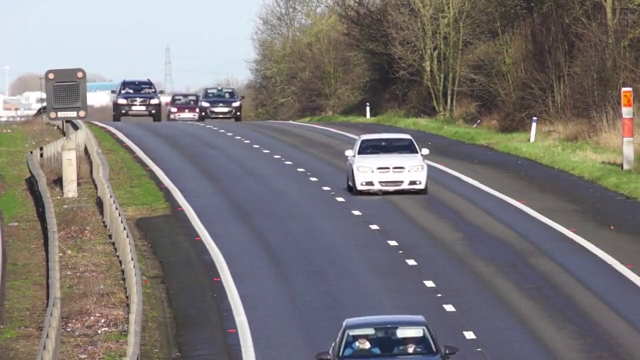
#> input picture frame 206 of video.mp4, 640 x 360 px
$ python SavingFrames.py
#> lines starting #> are read from the running program, lines starting #| are printed output that depends on the picture; after the words box and inside, x2 and y2 are one past the last pixel; in counts of white or black regions, pixels touching at a corner belong together
import cv2
import numpy as np

# Open Video
cap = cv2.VideoCapture("video.mp4")

# Randomly select 25 frames
frameIds = cap.get(cv2.CAP_PROP_FRAME_COUNT) * np.random.uniform(size=25)

# Store selected frames in an array
frames = []
for fid in frameIds:
    cap.set(cv2.CAP_PROP_POS_FRAMES, fid)
    ret, frame = cap.read()
    frames.append(frame)
#> this loop made 25 passes
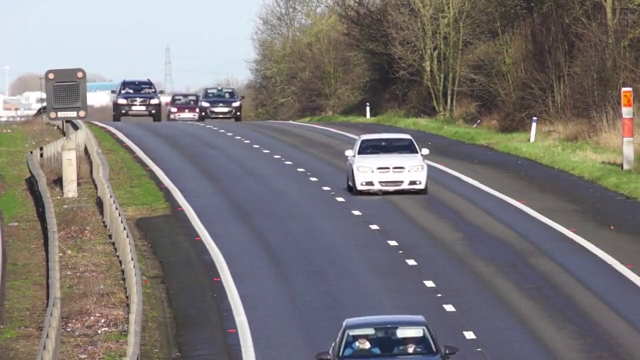
#> input picture frame 206 of video.mp4, 640 x 360 px
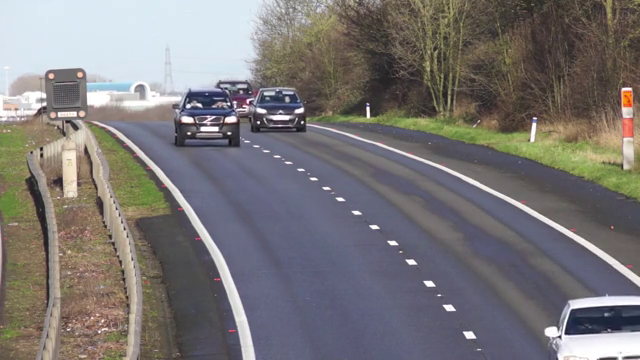
#> input picture frame 269 of video.mp4, 640 x 360 px
#> after the loop, frames = 25 items

# Calculate the median along the time axis
medianFrame = np.median(frames, axis=0).astype(dtype=np.uint8)
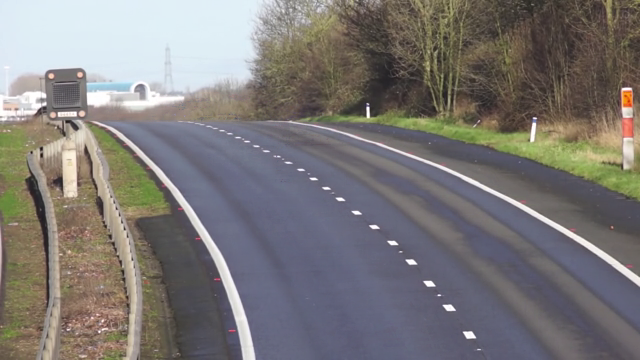
#> medianFrame: shape (360, 640, 3); mean of channels 0, 1, 2 119.5, 120.7, 124.3; drawn as B, G, R

# Reset frame number to 0
cap.set(cv2.CAP_PROP_POS_FRAMES, 0)

# Convert background to grayscale
grayMedianFrame = cv2.cvtColor(medianFrame, cv2.COLOR_BGR2GRAY)
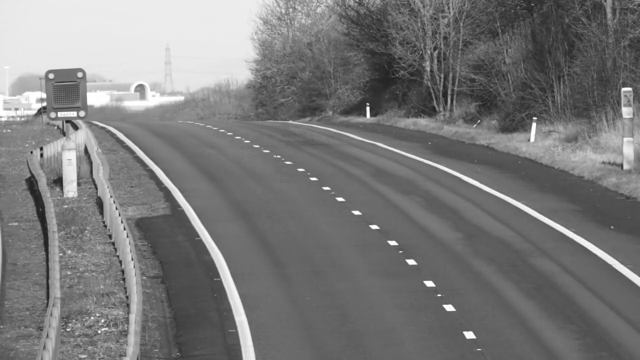
#> grayMedianFrame: shape (360, 640); min 22, max 255, mean 121.6

# Loop over all frames
ret = True
count = 0
while(True):

  # Read frame
  ret, frame = cap.read()
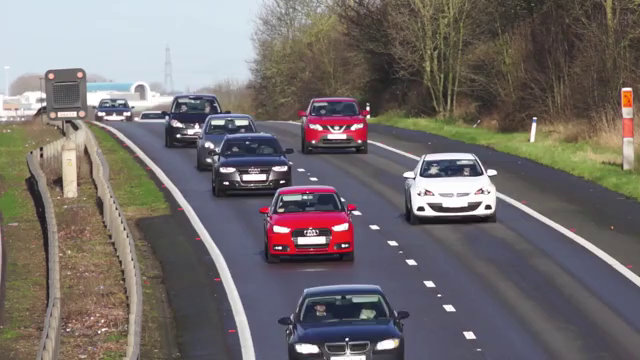
#> input picture frame 0 of video.mp4, 640 x 360 px
#> frame is the input picture: shape (360, 640, 3); mean B, G, R 109.1, 109.9, 116.5

  if ret:
    # Convert current frame to grayscale
    frame = cv2.cvtColor(frame, cv2.COLOR_BGR2GRAY)
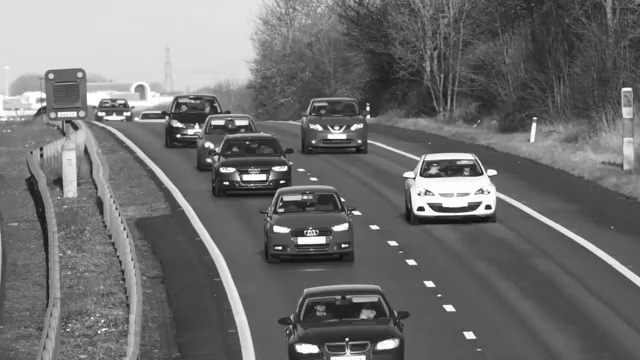
#> frame: shape (360, 640); min 11, max 255, mean 111.8
    # Calculate absolute difference of current frame and
    # the median frame
    dframe = cv2.absdiff(frame, grayMedianFrame)
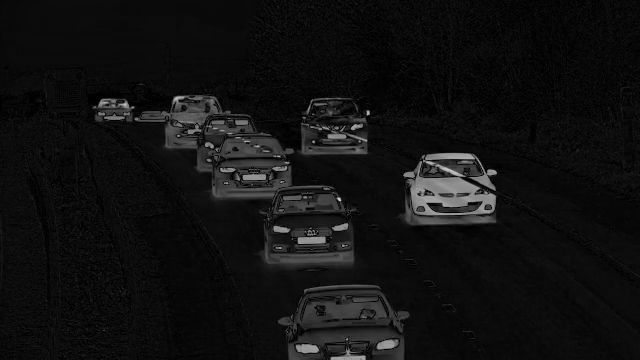
#> dframe: shape (360, 640); min 0, max 211, mean 17
    # Treshold to binarize
    th, dframe = cv2.threshold(dframe, 30, 255, cv2.THRESH_BINARY)
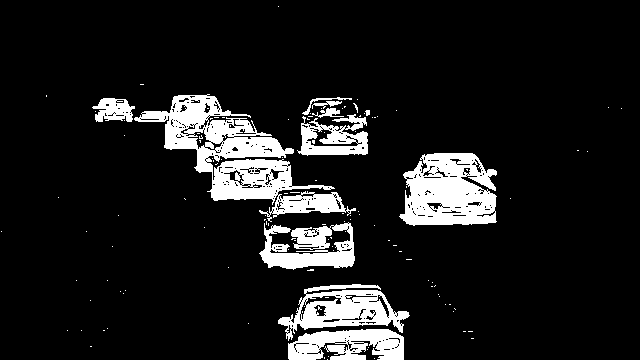
#> dframe: shape (360, 640); 11.1% white; 126 white regions (115 under 20 px), largest, box (x1, y1, x2, y2) and area: (134, 94, 356, 222) 8698, (399, 153, 497, 226) 5246, (278, 284, 410, 341) 3301
    # Save image
    cv2.imwrite("frame%d.jpg" % count, dframe)  # save frame as JPEG file
    count += 1

  else:
    print('no more frames ... quitting')
    break


"""
success,image = vidcap.read()
count = 0
success = True
while success:
  cv2.imwrite("frame%d.jpg" % count, image)     # save frame as JPEG file
  success,image = vidcap.read()
  print 'Read a new frame: ', success
  count += 1
  """

$ run again, starting later in the video
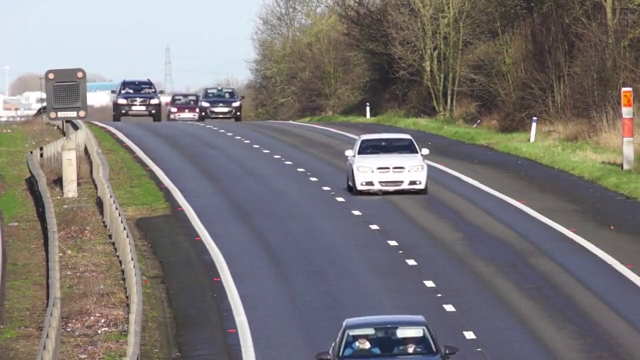
#> input picture frame 206 of video.mp4, 640 x 360 px
#> the loop `for fid in frameIds:` made 25 passes
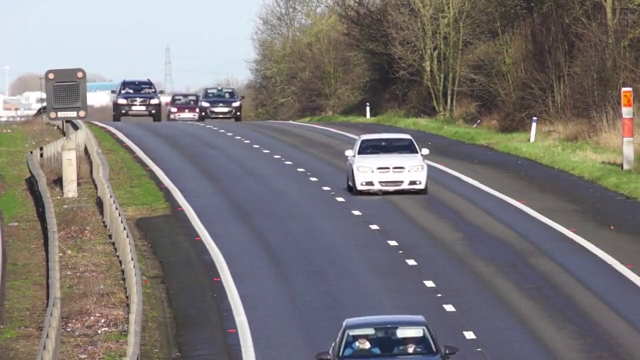
#> input picture frame 206 of video.mp4, 640 x 360 px
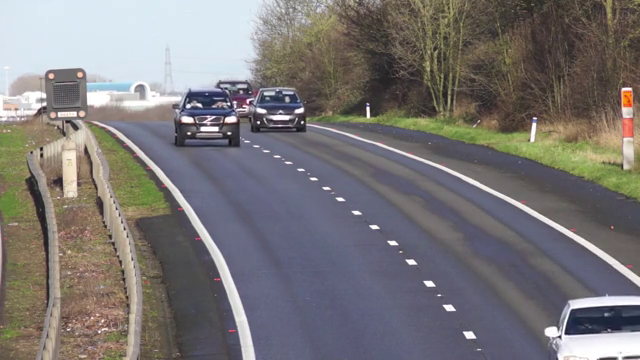
#> input picture frame 269 of video.mp4, 640 x 360 px
#> after the loop `for fid in frameIds:`: frames = 25 items
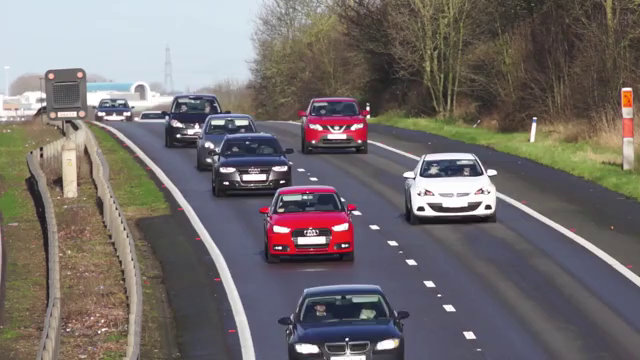
#> input picture frame 0 of video.mp4, 640 x 360 px
#> frame is the input picture: shape (360, 640, 3); mean B, G, R 109.1, 109.9, 116.5
